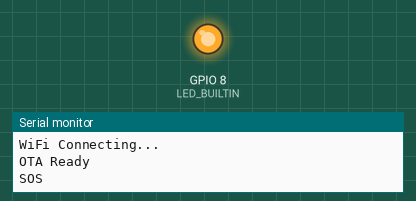
Simulated run of this program. Board: ESP32-C3. On the bench: output pins drawn as LEDs (lit = HIGH), the last lines printed to the serial monitor. WiFi joins after 1.5 s; servers stay silent unless stated.

Above: at 2.5 s.
At 5.5 s:
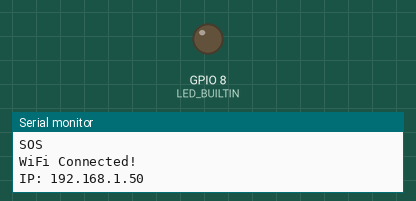
Timing chart, 0 to 8.8 s (numbered marks = the images above):
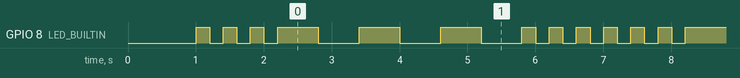

The program:

main.cpp
```cpp
#include <Arduino.h>
#include <ArduinoOTA.h>
#include "sos.h"
#include "wifi_manager.h"

#define UNIT_TIME 200  // Morse base unit in ms

void setup() {
    Serial.begin(115200);
    delay(1000);
    Serial.println("System Booting...");

    sos_init(LED_BUILTIN, UNIT_TIME);
    wifi_init();

    // OTA setup
    ArduinoOTA.onStart([]() {
        Serial.println("OTA Start");
    });

    ArduinoOTA.onEnd([]() {
        Serial.println("\nOTA End");
    });

    ArduinoOTA.onProgress([](unsigned int progress, unsigned int total) {
        Serial.printf("OTA Progress: %u%%\r", (progress * 100) / total);
    });

    ArduinoOTA.onError([](ota_error_t error) {
        Serial.printf("OTA Error[%u]\n", error);
    });

    ArduinoOTA.begin();
    Serial.println("OTA Ready");
}

void loop() {
    sos_update();
    wifi_update();

    if (wifi_isConnected()) {
        ArduinoOTA.handle();
    }
}
```

sos.cpp
```cpp
#include "sos.h"
#include <Arduino.h>

static uint8_t ledPin;
static unsigned long unit;
static unsigned long lastChange = 0;

static const char* pattern = "...---...";
static int patternIndex = 0;
static bool ledState = false;
static bool printingDone = false;
static bool waitingGap = false;

static unsigned long getDuration(char symbol) {
    if (symbol == '.') return unit;
    if (symbol == '-') return 3 * unit;
    return unit;
}

void sos_init(uint8_t pin, unsigned long unitTime) {
    ledPin = pin;
    unit = unitTime;
    pinMode(ledPin, OUTPUT);
    digitalWrite(ledPin, LOW);
}

void sos_update() {
    unsigned long now = millis();

    if (!printingDone && patternIndex == 0) {
        Serial.println("SOS");
        printingDone = true;
    }

    if (now - lastChange >= getDuration(pattern[patternIndex])) {

        lastChange = now;

        if (ledState) {
            digitalWrite(ledPin, LOW);
            ledState = false;

            waitingGap = true;
        } else {
            if (waitingGap) {
                waitingGap = false;
                patternIndex++;

                if (pattern[patternIndex] == '\0') {
                    patternIndex = 0;
                    printingDone = false;
                }
            }

            digitalWrite(ledPin, HIGH);
            ledState = true;
        }
    }
}
```

sos.h
```cpp
#ifndef SOS_H
#define SOS_H

#include <Arduino.h>

void sos_init(uint8_t pin, unsigned long unitTime);
void sos_update();

#endif
```

wifi_manager.cpp
```cpp
#include "wifi_manager.h"
#include <Arduino.h>
#include <WiFi.h>

#define WIFI_TIMEOUT 15000
#define RETRY_INTERVAL 10000

const char* ssid = "YOUR_SSID";
const char* password = "YOUR_PASSWORD";

static unsigned long connectStart = 0;
static unsigned long lastRetry = 0;
static bool connected = false;

void wifi_init() {
    WiFi.mode(WIFI_STA);
    WiFi.begin(ssid, password);
    connectStart = millis();
    Serial.println("WiFi Connecting...");
}

void wifi_update() {
    if (WiFi.status() == WL_CONNECTED) {
        if (!connected) {
            connected = true;
            Serial.println("WiFi Connected!");
            Serial.print("IP: ");
            Serial.println(WiFi.localIP());
        }
        return;
    }

    connected = false;

    if (millis() - connectStart > WIFI_TIMEOUT) {
        if (millis() - lastRetry > RETRY_INTERVAL) {
            Serial.println("WiFi Retry...");
            WiFi.disconnect();
            WiFi.begin(ssid, password);
            lastRetry = millis();
        }
    }
}

bool wifi_isConnected() {
    return WiFi.status() == WL_CONNECTED;
}
```

wifi_manager.h
```cpp
#ifndef WIFI_MANAGER_H
#define WIFI_MANAGER_H

void wifi_init();
void wifi_update();
bool wifi_isConnected();

#endif
```

Measured:
- by itself, GPIO 8 (LED_BUILTIN): repeats every 6.0 s: 2 × (LOW 0.20 s, HIGH 0.20 s), LOW 0.20 s, 3 × (HIGH 0.60 s, LOW 0.60 s), 3 × (HIGH 0.20 s, LOW 0.20 s), HIGH 0.20 s
- by itself, everything shown: repeats every 6.0 s, in 18 steps
